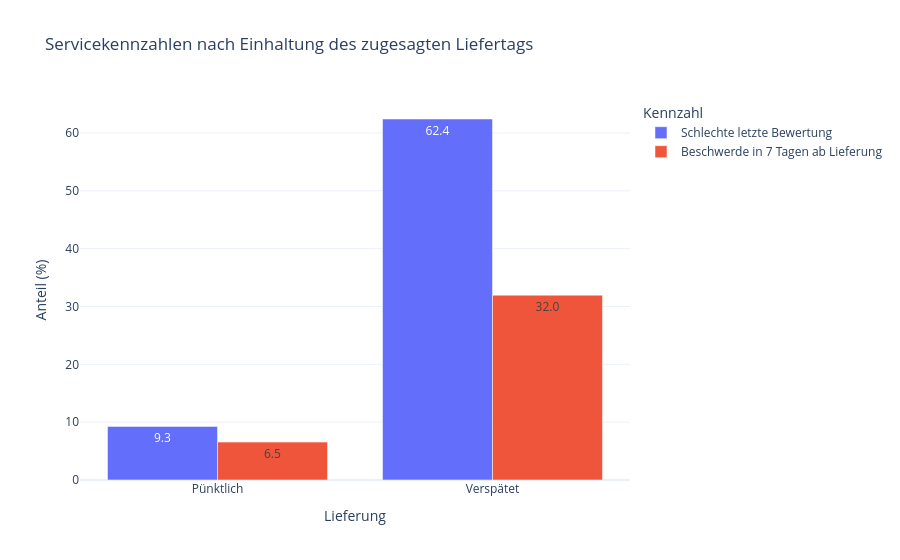

The notebook cell saved with this chart:
### Markdown cell above
## 2.2.2 EDA für die Serviceleitung: Bewertungen und Beschwerden

**Frage:** Wie unterscheiden sich schlechte Bewertungen und Beschwerden
zwischen pünktlichen und verspäteten Lieferungen? Beschwerden werden nur
aus `service_observation` ausgewertet. Die beiden Betreuungstests bleiben getrennt.

### Code cell
# Für diese Erhebung wird aus der Bestelltabelle nur die Verspätung benötigt.
service_observation_analysis = df_service_observation.merge(
    orders_analysis[['order_id', 'delivery_delay']],
    on='order_id', how='left', validate='one_to_one', indicator=True,
)
assert service_observation_analysis['_merge'].eq('both').all()
assert len(service_observation_analysis) == len(df_service_observation)
assert service_observation_analysis['delivery_delay'].notna().all()
service_observation_analysis = service_observation_analysis.drop(columns='_merge')

bewertungen_nach_verspaetung = orders_analysis.groupby('delivery_delay').agg(
    n_orders=('order_id', 'size'), n_bad=('bad_review', 'sum'),
    share_bad=('bad_review', 'mean'),
)
beschwerden_nach_verspaetung = service_observation_analysis.groupby('delivery_delay').agg(
    n_service=('order_id', 'size'), n_complaints=('complaint_7d', 'sum'),
    share_complaint=('complaint_7d', 'mean'),
)
service_story = bewertungen_nach_verspaetung.join(beschwerden_nach_verspaetung)
display(service_story.round(4))

plot_service = service_story[['share_bad', 'share_complaint']].mul(100)
plot_service.index = plot_service.index.map({False: 'Pünktlich', True: 'Verspätet'})
plot_service = plot_service.rename(columns={
    'share_bad': 'Schlechte letzte Bewertung',
    'share_complaint': 'Beschwerde in 7 Tagen ab Lieferung',
}).rename_axis('Lieferung').reset_index().melt(
    id_vars='Lieferung', var_name='Kennzahl', value_name='Anteil (%)',
)
fig = px.bar(
    plot_service, x='Lieferung', y='Anteil (%)', color='Kennzahl',
    barmode='group', text_auto='.1f',
    title='Servicekennzahlen nach Einhaltung des zugesagten Liefertags',
)
fig.show()

for verspaetet, row in service_story.iterrows():
    gruppe = 'Verspätet' if verspaetet else 'Pünktlich'
    display(Markdown(
        f"**{gruppe}:** {row['share_bad']:.1%} schlechte Bewertungen "
        f"bei n = {int(row['n_orders']):,}; {row['share_complaint']:.1%} "
        f"Beschwerden bei n = {int(row['n_service']):,}."
    ))

### Figure 1 — Plotly figure (JSON) as saved in the notebook; plotly's stock layout.template omitted (floating-point values rounded to 4 significant figures)
{"data": [{"alignmentgroup": "True", "hovertemplate": "Kennzahl=Schlechte letzte Bewertung<br>Lieferung=%{x}<br>Anteil (%)=%{y}<extra></extra>", "legendgroup": "Schlechte letzte Bewertung", "marker": {"color": "#636efa", "pattern": {"shape": ""}}, "name": "Schlechte letzte Bewertung", "offsetgroup": "Schlechte letzte Bewertung", "orientation": "v", "showlegend": true, "textposition": "auto", "texttemplate": "%{y:.1f}", "type": "bar", "x": ["Pünktlich", "Verspätet"], "xaxis": "x", "y": [9.267, 62.42], "yaxis": "y"}, {"alignmentgroup": "True", "hovertemplate": "Kennzahl=Beschwerde in 7 Tagen ab Lieferung<br>Lieferung=%{x}<br>Anteil (%)=%{y}<extra></extra>", "legendgroup": "Beschwerde in 7 Tagen ab Lieferung", "marker": {"color": "#EF553B", "pattern": {"shape": ""}}, "name": "Beschwerde in 7 Tagen ab Lieferung", "offsetgroup": "Beschwerde in 7 Tagen ab Lieferung", "orientation": "v", "showlegend": true, "textposition": "auto", "texttemplate": "%{y:.1f}", "type": "bar", "x": ["Pünktlich", "Verspätet"], "xaxis": "x", "y": [6.549, 31.95], "yaxis": "y"}], "layout": {"barmode": "group", "legend": {"title": {"text": "Kennzahl"}, "tracegroupgap": 0}, "title": {"text": "Servicekennzahlen nach Einhaltung des zugesagten Liefertags"}, "xaxis": {"anchor": "y", "domain": [0, 1], "title": {"text": "Lieferung"}}, "yaxis": {"anchor": "x", "domain": [0, 1], "title": {"text": "Anteil (%)"}}}}
